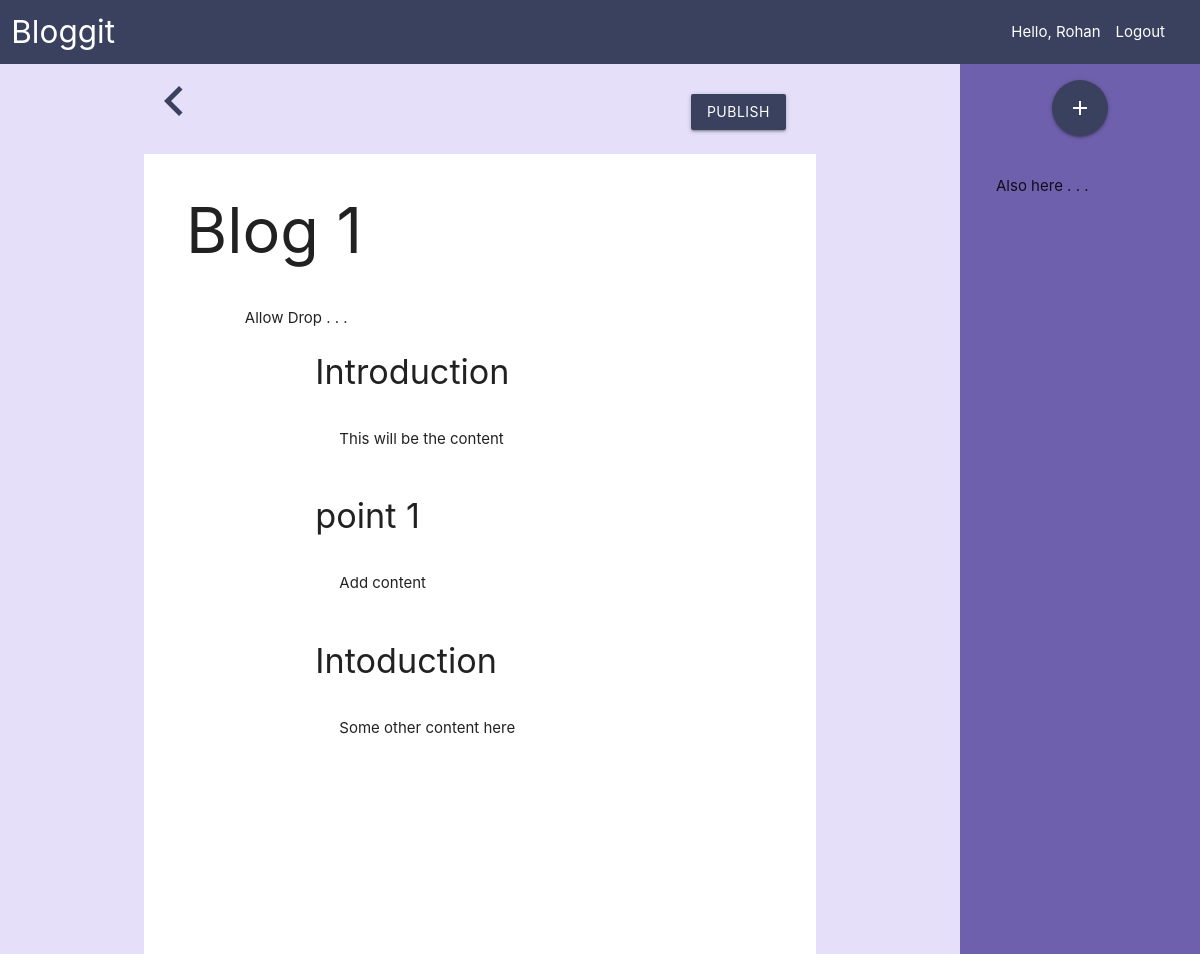
Page /edit/26 (signed in) on the committed database.
### blog/models.py (models this page shows, shortened)
class blog(models.Model):
    user = models.ForeignKey(User, on_delete=models.CASCADE)
    heading = models.CharField(max_length=100)
    isPublished = models.BooleanField(default=False)

class block(models.Model):
    blog = models.ForeignKey(blog, on_delete=models.CASCADE)
    position = models.IntegerField(default=0)
    title = models.CharField(max_length=50)
    content = models.TextField()
    isMerged = models.BooleanField(default=False)

### blog/views.py (the view)
# urls.py: path('edit/<int:id>', views.edit_blog, name='edit_blog'),
def edit_blog(request, id):
    if (not request.user.is_authenticated):
        return redirect('')
    user = request.user
    blog = user.blog_set.get(id=id)
    merged_block = blog.block_set.filter(isMerged=True)
    unmerged_block = blog.block_set.filter(isMerged=False)
    return render(request, 'content.html',
                  {
                      'blog': blog,
                      'merged_block': merged_block,
                      'unmerged_block': unmerged_block
                  }
                  )

### blog/templates/content.html (shortened to what this page needs)
<!DOCTYPE html>
<html lang="en">
<head>
    <link rel="stylesheet" href="https://cdnjs.cloudflare.com/ajax/libs/materialize/1.0.0/css/materialize.min.css">
</head>
<body>
    <nav class="nav">
        <div class="row">
            <div class="col m2">
                <a href="#" class="brand-logo left">Bloggit</a>
            </div>
            <div class="col m2 right">
                {% if user.is_authenticated %}
                <ul>
                    <li>Hello, {{user.first_name}}</li>
                    <li><a href="../accounts/logout">Logout</a></li>
                </ul>
                {% endif %}
            </div>
        </div>
    </nav>
    <div class="container-fluid mainpage">
        <div class="mainbar">
            <form action="" method="POST">
                <div class="container"><a href="/" class="waves-effect waves-light back-btn">
                    <i class="material-icons medium">chevron_left</i>
                </a>
                <a href="publish/{{blog.id}}" class="btn waves-effect waves-light right navcolor publish-btn" name="publish">Publish</a>
                </div>
                <div class="container page">
                    <h1>{{ blog.heading }}</h1>
                    <div class="container" ondrop="drop(event, 1, {{blog.id}})" ondragover="allowDrop(event)" id="merged_block_container">
                        Allow Drop . . .
                        {% for block in merged_block %}
                            <div class="card" draggable="true" ondragstart="drag(event)" id={{block.id}}>
                                <div class="container">
                                    <div class="card-title">
                                        <h4>{{ block.title }}</h4>
                                    </div>
                                    <div class="card-content">
                                        <p>{{block.content}}</p>
                                    </div>
                                </div>
                            </div>
                        {% endfor %}
                    </div>
                </div>
            </form>
        </div>
        <div class="sidebar">
            <div class="container sidepage" ondrop="drop(event, 0, {{blog.id}})" ondragover="allowDrop(event)" id="unmerged_block_container">
                <div class="plus-btn">
                    <a href="#modal1" class="waves-effect waves-light btn navcolor modal-trigger btn-floating btn-large">
                        <i class="material-icons large">add</i>
                    </a>
                </div>
                <br>
                Also here . . .
            </div>
        </div>
    </div>
</body>
</html>

### blog/templates/content.html (style rules this page uses)
* { margin: 0; padding: 0; }
html, body { height: 100vh; }
.nav { background-color: #3a415e; }
.nav .row { margin-bottom: 0; }
h1 { margin: 0; padding: 2.8rem; }
::placeholder { color: #949595; opacity: 1; }
.card { box-shadow: none; border-radius: 5px; }
.card-content { display: flex; align-items: center; }
.mainpage { display: flex; }
.mainbar { background: #E5DFFA; width: 80vw; }
.page { background: #fff; min-height: 100vh; }
.sidebar { width: 20vw; height: inherit; background: #6E60AC; }
#update-btn, .publish-btn { margin: 2rem; position: relative; }
#merged_block_container { height: auto; }
.navcolor { color: white; background-color: #3a415e; }
.back-btn { font-size: 4rem; color: #3a415e; }
.plus-btn { display: flex; justify-content: center; padding: 2vh; }

### rows in the picture
blog: heading "Blog 1"
block: title "Introduction", content "This will be the content"
block: title "point 1", content "Add content"
block: title "Intoduction", content "Some other content here"

### other values in the picture
{{ user.first_name }} "Rohan"
